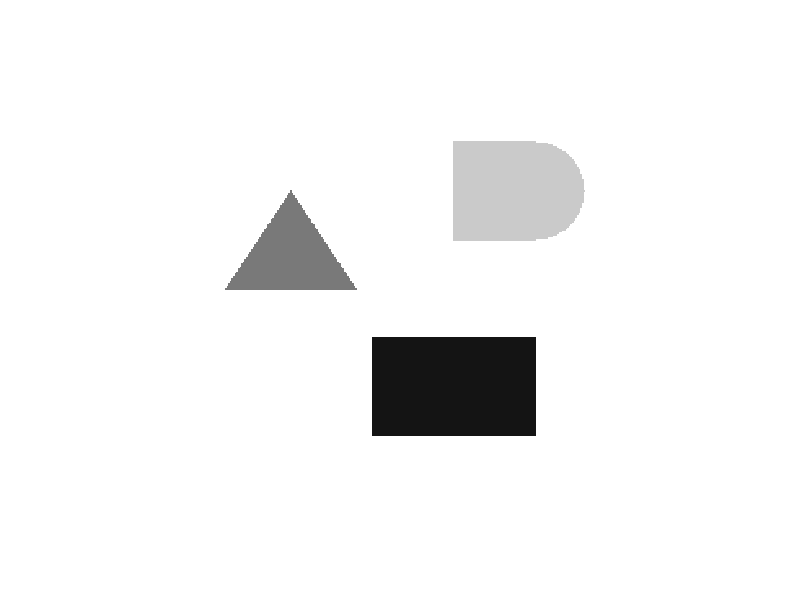
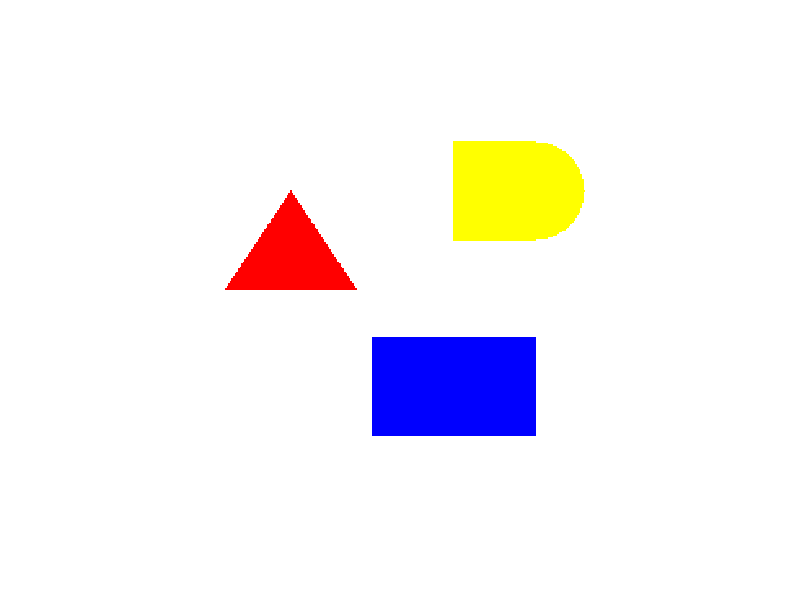

Write MATLAB code to recreate these figures, in order.
%Inicializamos imagenes
imagengris=zeros(300,250);
imagen=zeros(300,250,3);

for capa=1:3
    for x=1:250
        for y=1:300
            %rectángulo
            if (180<=y && y<=240) && (100<=x && x<=200)
                imagengris(y,x)=20;
                imagen(y,x,3)=255; 
            %triangulo
            elseif (y<=150) && ((-2/3)*y+110<=x && x<=(2/3)*y-10)
                imagengris(y,x)=120;
                imagen(y,x,1)=255;
            %medio circulo
            elseif 150<=x && x<=(200+sqrt((900)-(y-90)^2)) && 60<=y && y<=120
                imagengris(y,x)=200;
                imagen(y,x,1:2)=255;
            %fondo
            else 
                imagengris(y,x)=255;
                imagen(y,x,capa)=255;
            end
        end
    end  
end
figure
imshow(imagengris/255)
figure
imshow(uint8(imagen))
